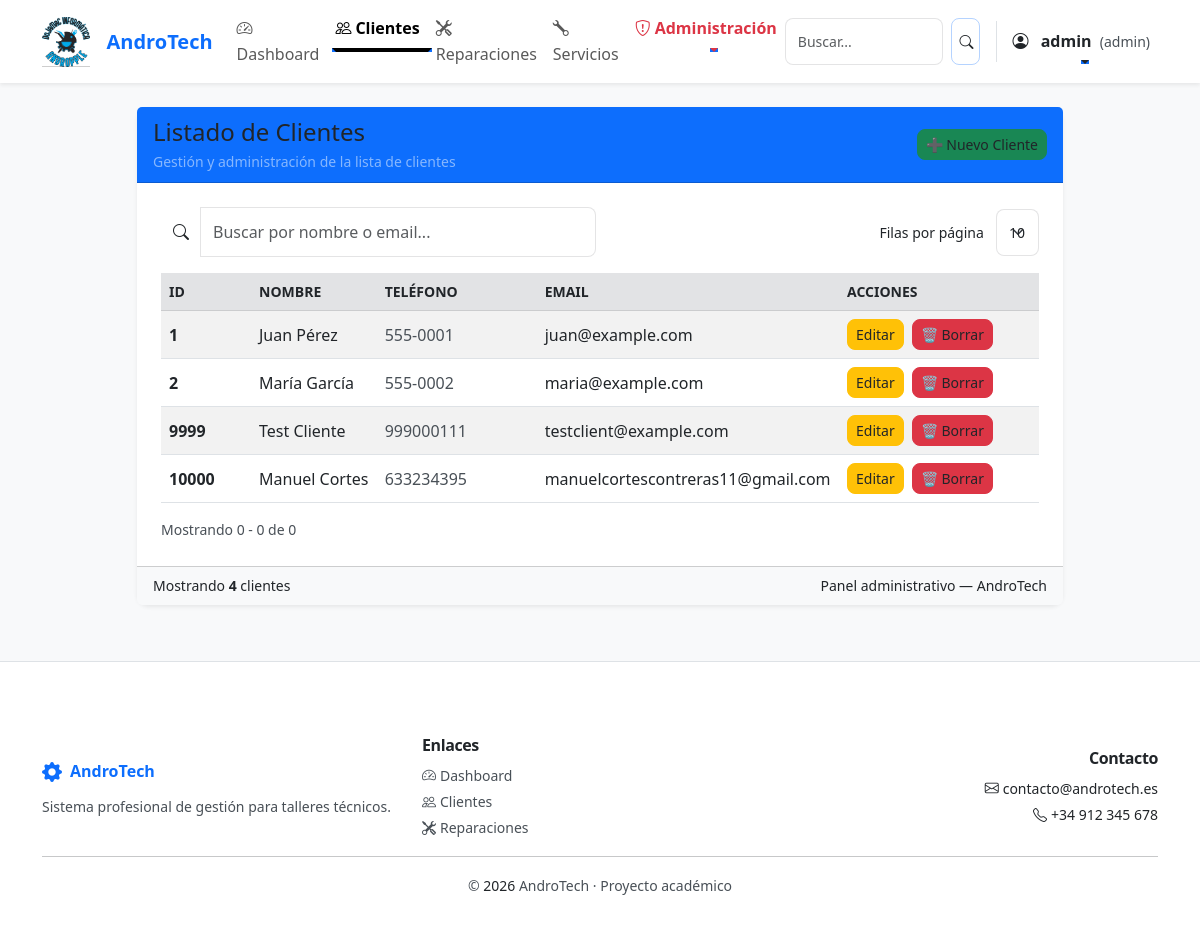
Before: /clientes (signed in) with the older database file.
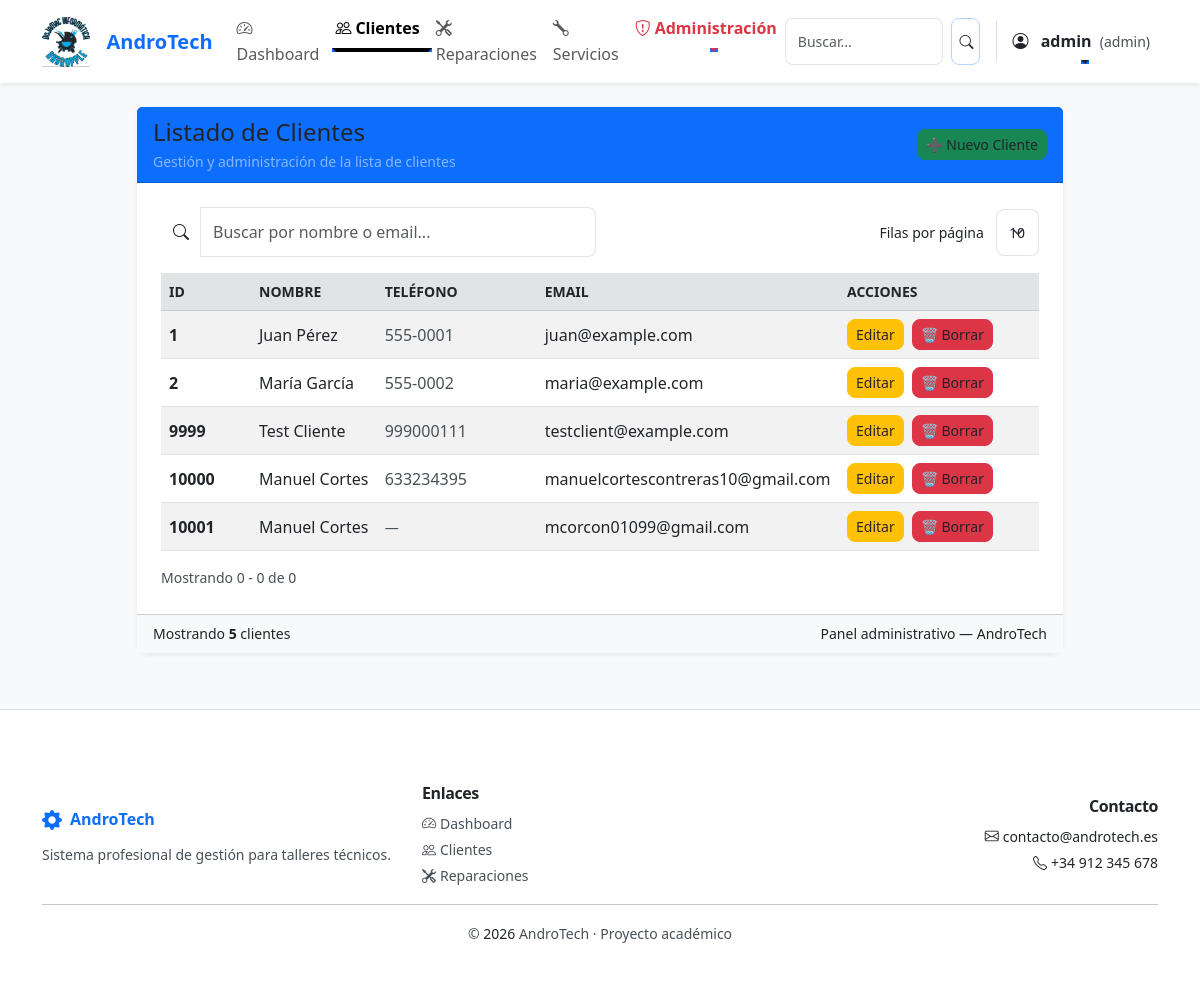
After: the same page with the newer database file.
### tables this page shows
CREATE TABLE clientes (
    id INTEGER PRIMARY KEY AUTOINCREMENT,
    nombre TEXT NOT NULL,
    telefono TEXT,
    email TEXT,
    direccion TEXT
);

### app.py (the view)
@app.route("/clientes")
@login_required
def clientes():
    conn = get_db()
    clientes = conn.execute("SELECT * FROM clientes").fetchall()
    conn.close()
    return render_template("clientes.html", clientes=clientes)

### app.py (called while the page is built)
@app.before_request
def make_session_permanent():
    session.permanent = True

@app.before_request
def ensure_csrf_token():
    if 'csrf_token' not in session:
        session['csrf_token'] = secrets.token_urlsafe(16)

@app.context_processor
def inject_csrf_token():
    return dict(csrf_token=session.get('csrf_token'))

### auth.py (called while the page is built)
def login_required(f):
    @wraps(f)
    def decorated_function(*args, **kwargs):
        if 'usuario' not in session:
            flash('Debes iniciar sesión para acceder a esta página.', 'danger')
            return redirect(url_for('login'))
        return f(*args, **kwargs)
    return decorated_function

### db.py (called while the page is built)
def get_db():
    conn = sqlite3.connect("database/andro_tech.db")
    conn.row_factory = sqlite3.Row
    return conn

### utils/security.py (called while the page is built)
def ensure_csrf_token():
    if 'csrf_token' not in session:
        session['csrf_token'] = secrets.token_urlsafe(16)

def inject_csrf_token():
    return dict(csrf_token=session.get('csrf_token'))

### templates/clientes.html (shortened to what the changed rows need)
{% extends "base.html" %}
{% block content %}
<div class="row justify-content-center py-4">
    <div class="col-xl-10 col-lg-11 col-md-12">
        <div class="card shadow-sm border-0">
            <div class="card-body">
                <div class="table-responsive" id="clientes-table-wrap">
                    <table id="clientes-table" class="table table-striped table-hover align-middle mb-0">
                        <thead class="table-secondary small text-uppercase text-secondary">
                        <tr>
                            <th style="width:90px;">ID</th>
                            <th>Nombre</th>
                            <th style="width:160px;">Teléfono</th>
                            <th>Email</th>
                            <th style="width:200px;">Acciones</th>
                        </tr>
                        </thead>
                        <tbody>
                        {% for c in clientes %}
                        <tr>
                            <td class="fw-semibold">{{ c.id }}</td>
                            <td>{{ c.nombre }}</td>
                            <td>
                                {% if c.telefono %}
                                    <span class="text-muted">{{ c.telefono }}</span>
                                {% else %}
                                    <span class="text-muted small">—</span>
                                {% endif %}
                            </td>
                            <td>{{ c.email if c.email else '-' }}</td>
                            <td>
                                <a href="/clientes/editar/{{ c.id }}" class="btn btn-warning btn-sm me-1">Editar</a>
                                {% if session.rol == 'admin' %}
                                <button type="button" class="btn btn-danger btn-sm" data-bs-toggle="modal" data-bs-target="#confirmBorrarModal"
                                        onclick="setConfirmData('/clientes/borrar/{{ c.id }}', 'Borrar Cliente', '¿Estás seguro de que deseas borrar este cliente ({{ c.nombre }}) y todos sus registros? Esta acción no se puede deshacer.')">
                                    🗑️ Borrar
                                </button>
                                {% endif %}
                            </td>
                        </tr>
                        {% endfor %}
                        </tbody>
                    </table>
                </div>
            </div>
            <div class="card-footer bg-light small text-muted d-flex justify-content-between align-items-center">
                <div>Mostrando <strong>{{ clientes|length }}</strong> clientes</div>
            </div>
        </div>
    </div>
</div>
{% endblock %}

Changed rows visible on the page:
changed clientes id 10000: email "manuelcortescontreras11@gmail.com" → "manuelcortescontreras10@gmail.com"
added clientes: id "10001", nombre "Manuel Cortes", email "mcorcon01099@gmail.com"
Other visible differences:
{{ clientes|length }}: "4" → "5"
